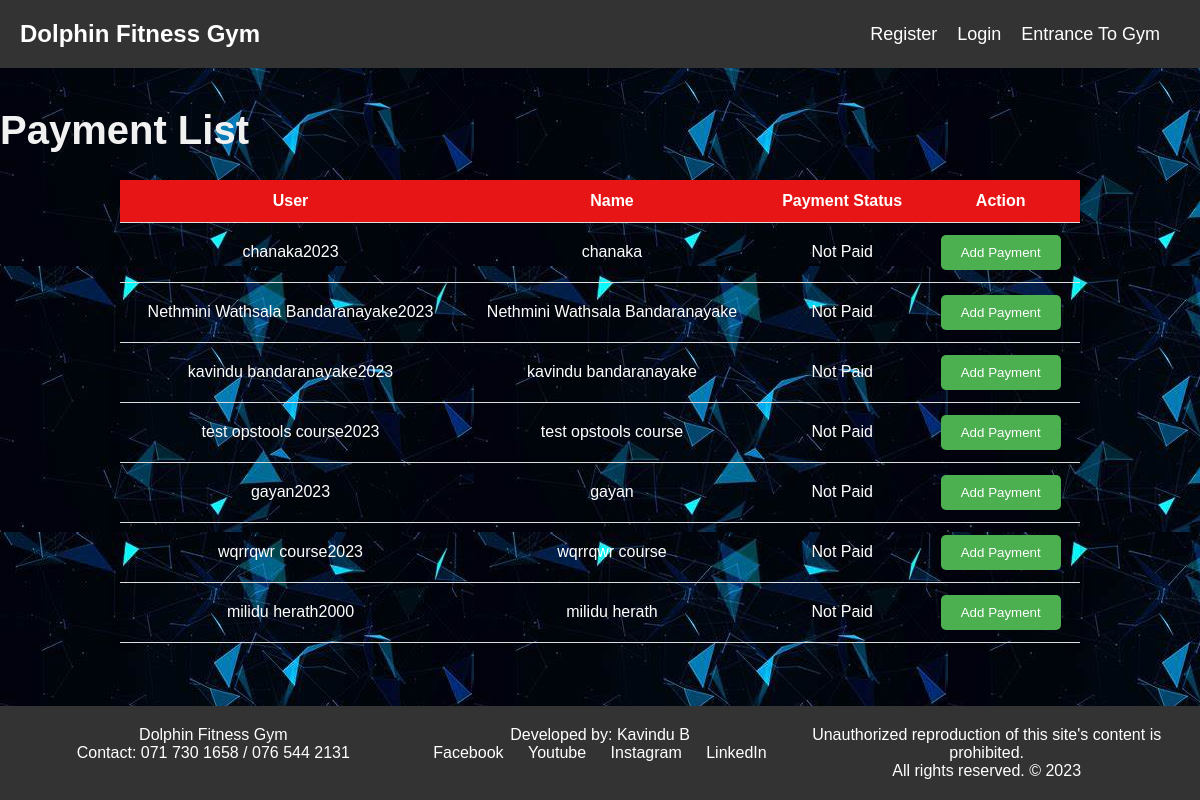
The app's page /payment_list/, older data.
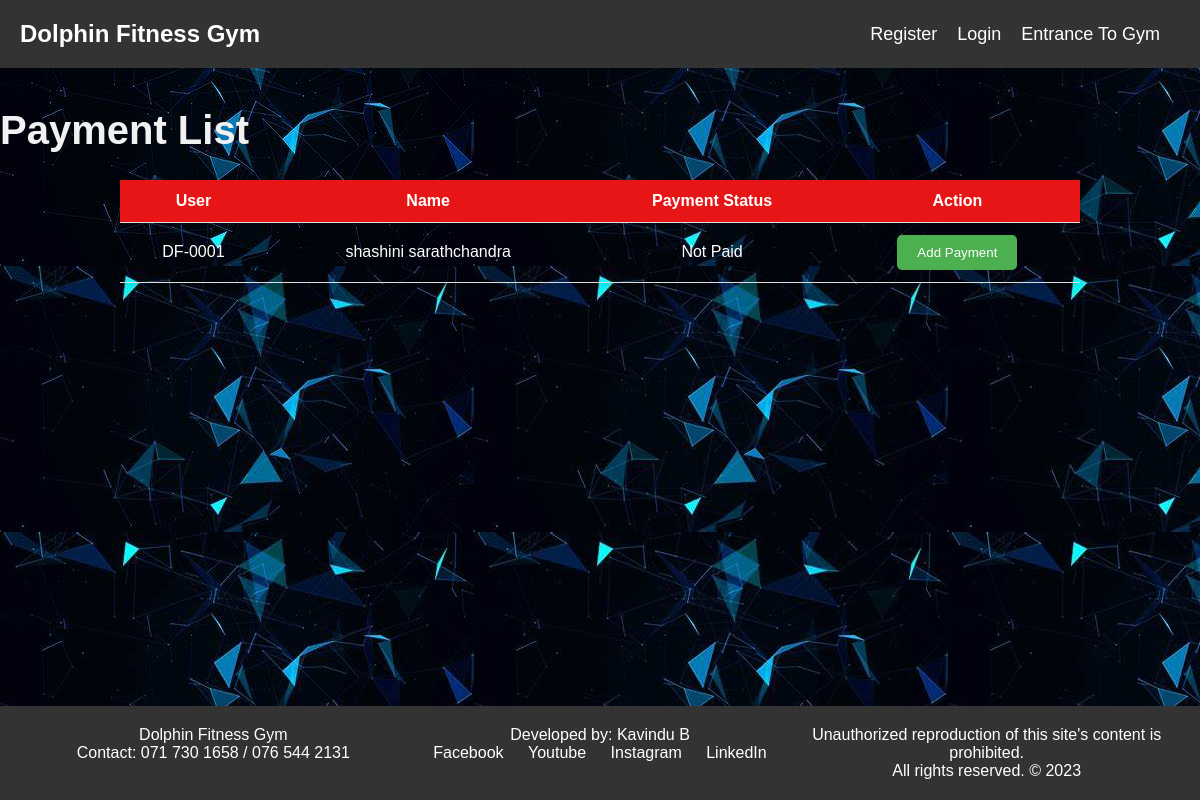
The same page, newer data.
### authentication/models.py (models this page shows, shortened)
class CustomUser(AbstractUser):
    name = models.CharField(max_length=255)
    birthday = models.DateField()
    username = models.CharField(max_length=255, unique=True)
    phone_number = models.CharField(max_length=20, blank=True, null=True)  # Added phone_number field
    groups = models.ManyToManyField(Group, related_name='customuser_set')
    user_permissions = models.ManyToManyField(Permission, related_name='customuser_set')

### authentication/views.py (the view)
# urls.py: path('payment_list/', views.payment_list, name='payment_list'),
def payment_list(request):
    current_month_start = timezone.now().replace(day=1, hour=0, minute=0, second=0, microsecond=0)
    current_month_end = (current_month_start + timezone.timedelta(days=32)).replace(day=1, hour=0, minute=0, second=0, microsecond=0)
    users = CustomUser.objects.all()  # Replace `CustomUser` with your actual user model
    payment_status = []
    for user in users:
        payment = Payment.objects.filter(user=user, payment_date__gte=current_month_start, payment_date__lt=current_month_end).first()
        user_status = {
            'user': user,
            'paid': payment is not None,
        }
        payment_status.append(user_status)
    context = {
        'payment_status': payment_status,
    }
    return render(request, 'payment_list.html', context)

### authentication/templates/payment_list.html (shortened to what this page needs)
{% extends 'base.html' %}
{% load static %}
{% block content %}
    <body style="background-image: url('{% static 'images/OIP.jpg' %}');">
        <h1>Payment List</h1>
        <table>
            <thead>
                <tr>
                    <th>User</th>
                    <th>Name</th>
                    <th>Payment Status</th>
                    <th>Action</th>
                </tr>
            </thead>
            <tbody>
                {% for user_status in payment_status %}
                <tr>
                    <td>{{ user_status.user.username }}</td>
                    <td>{{ user_status.user.name }}</td>
                    <td>{% if user_status.paid %}Paid{% else %}Not Paid{% endif %}</td>
                    <td>
                        {% if not user_status.paid %}
                        <form method="POST" action="{% url 'add_payment' user_status.user.username %}">
                            <button type="submit" class="add-payment-btn">Add Payment</button>
                        </form>
                        {% endif %}
                    </td>
                </tr>
                {% endfor %}
            </tbody>
        </table>
    </body>
{% endblock %}

### authentication/templates/base.html (shortened to what this page needs)
<!DOCTYPE html>
<html>
<head>
</head>
<body>
    <nav class="top-nav">
        <a class="logo" href="{% url 'home' %}">Dolphin Fitness Gym</a>
        <div class="nav-links">
            <a href="{% url 'register_user' %}">Register</a>
            {% if user.is_authenticated %}
            <a href="{% url 'payment_table' %}">Payments</a>
            <a href="{% url 'users' %}">Users</a>
            <a href="{% url 'payment_list' %}">Add payment</a>
            <a href="{% url 'logout' %}">Logout</a>
            {% else %}
                <a href="{% url 'login' %}">Login</a>
            {% endif %}
            <a href="{% url 'upload_image' %}">Entrance To Gym</a>
        </div>
    </nav>
    <div class="content">
        {% block content %}
        {% endblock %}
    </div>
    <div class="footer">
        <p>Dolphin Fitness Gym<br>Contact: 071 730 1658 / 076 544 2131</p>
        <p>Developed by: Kavindu B<br>
            <a href="https://www.facebook.com/kavindu.sapun/" target="_blank">Facebook</a>
            <a href="https://www.youtube.com/@ksbhd9633" target="_blank">Youtube</a>
            <a href="https://www.instagram.com/kavindusbandaranayake/" target="_blank">Instagram</a>
            <a href="https://www.linkedin.com/in/kavindub/" target="_blank">LinkedIn</a>
        </p>
        <p>Unauthorized reproduction of this site's content is prohibited.<br>All rights reserved. © 2023</p>
    </div>
</body>
</html>

### authentication/templates/base.html (style rules this page uses)
* { box-sizing: border-box; }
body { font-family: Arial, sans-serif; margin: 0; padding: 0; background-color: #f9f9f9; }
.top-nav { background-color: #333333; color: #ffffff; padding: 20px; display: flex; align-items: center; }
.logo { font-size: 24px; font-weight: bold; margin-right: auto; color: #ffffff; text-decoration: none; }
.nav-links { display: flex; align-items: center; }
.nav-links a { color: #ffffff; text-decoration: none; margin-right: 20px; font-size: 18px; }
html, body { display: flex; flex-direction: column; min-height: 100vh; }
.content { flex: 1; }
.footer { background-color: #333333; color: #ffffff; padding: 20px; text-align: center; position: absolute; bottom: 0; left: 0; width: 100%; display: flex; flex-wrap: wrap; justify-content: space-between; }
.footer p { margin: 0; flex: 1; }
.footer a { color: #ffffff; text-decoration: none; margin: 0 10px; }

### authentication/templates/payment_list.html (style rules this page uses)
h1 { margin-top: 40px; color: #f1f1f1; font-size: 40px; }
table { margin: 20px auto; border-collapse: collapse; width: 80%; box-shadow: 0 0 10px rgba(0, 0, 0, 0.2); background-color: transparent; }
th, td { padding: 12px; text-align: center; border-bottom: 1px solid #ddd; background-color: transparent; color: white; }
th { background-color: #e71515; }
.add-payment-btn { padding: 10px 20px; background-color: #4CAF50; color: white; text-decoration: none; border: none; border-radius: 5px; cursor: pointer; transition: background-color 0.3s; }

Row changes from the older to the newer data that the page shows:
removed CustomUser: user.username "chanaka2023", user.name "chanaka"
removed CustomUser: user.username "Nethmini Wathsala Bandaranayake2023", user.name "Nethmini Wathsala Bandaranayake"
removed CustomUser: user.username "kavindu bandaranayake2023", user.name "kavindu bandaranayake"
removed CustomUser: user.username "test opstools course2023", user.name "test opstools course"
removed CustomUser: user.username "gayan2023", user.name "gayan"
removed CustomUser: user.username "wqrrqwr course2023", user.name "wqrrqwr course"
removed CustomUser: user.username "milidu herath2000", user.name "milidu herath"
added CustomUser: user.username "DF-0001", user.name "shashini sarathchandra"
